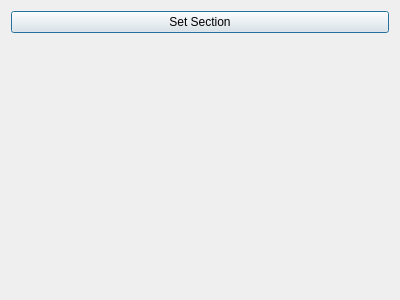
<?xml version="1.0" encoding="UTF-8"?>
<ui version="4.0">
 <class>Form</class>
 <widget class="QWidget" name="Form">
  <property name="geometry">
   <rect>
    <x>0</x>
    <y>0</y>
    <width>400</width>
    <height>300</height>
   </rect>
  </property>
  <property name="windowTitle">
   <string>Form</string>
  </property>
  <layout class="QVBoxLayout" name="verticalLayout">
   <item>
    <widget class="QPushButton" name="set_section_button">
     <property name="text">
      <string>Set Section</string>
     </property>
     <property name="default">
      <bool>true</bool>
     </property>
    </widget>
   </item>
   <item>
    <spacer name="verticalSpacer">
     <property name="orientation">
      <enum>Qt::Vertical</enum>
     </property>
     <property name="sizeHint" stdset="0">
      <size>
       <width>20</width>
       <height>40</height>
      </size>
     </property>
    </spacer>
   </item>
  </layout>
 </widget>
 <resources/>
 <connections/>
</ui>
